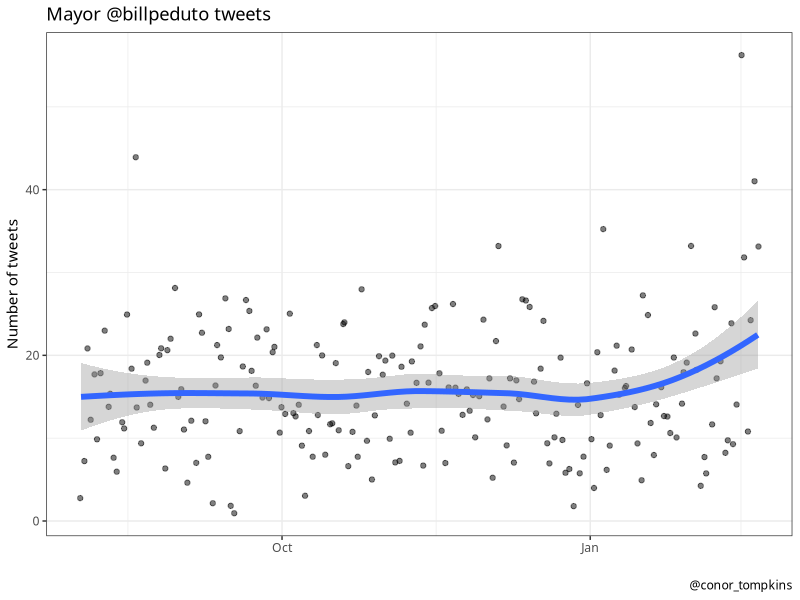
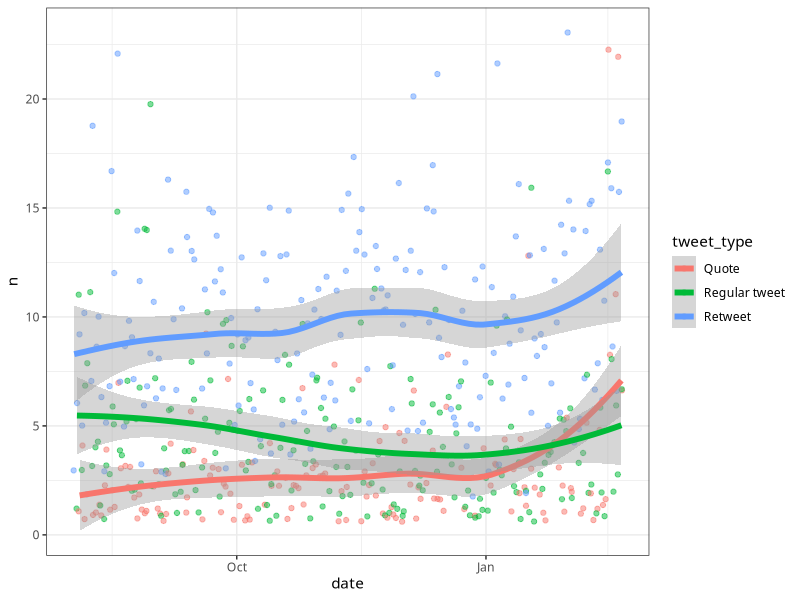
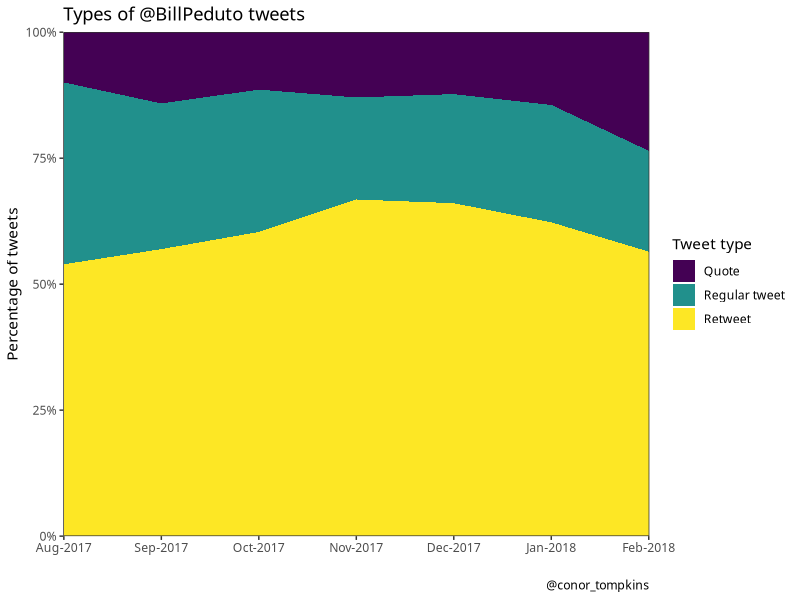
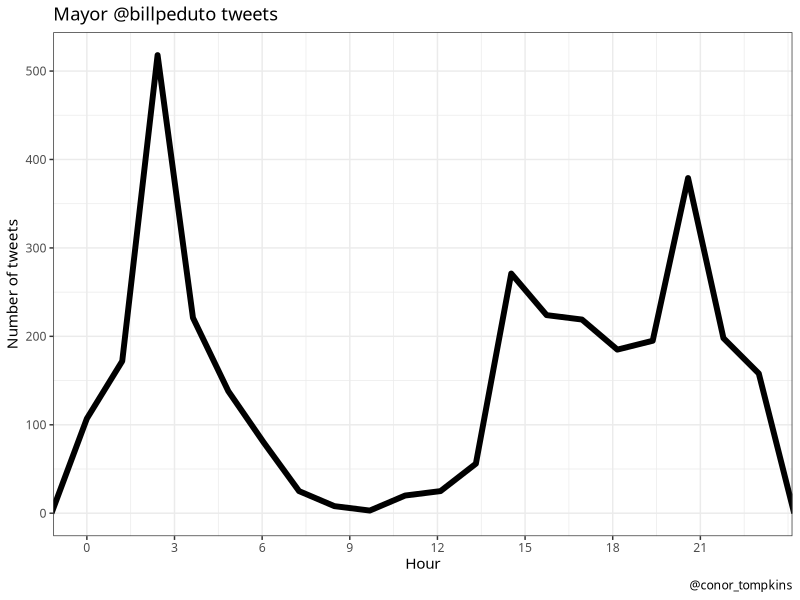
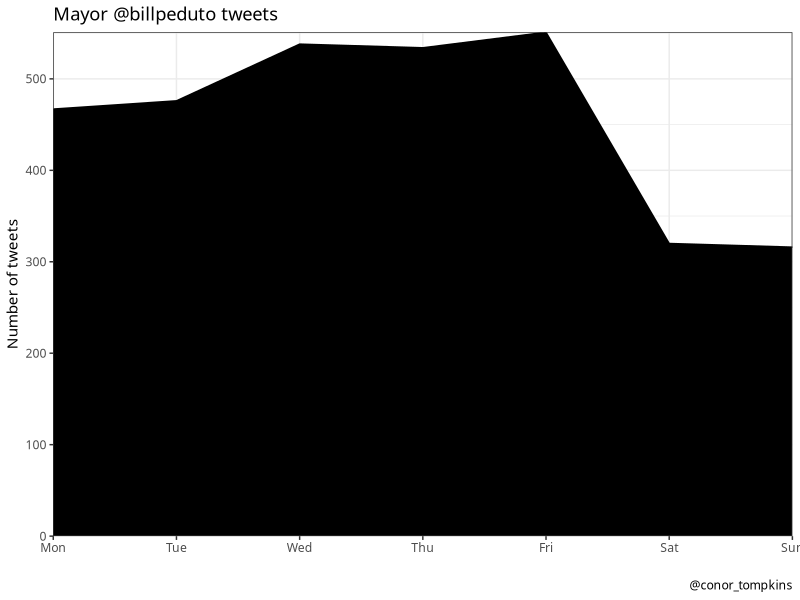
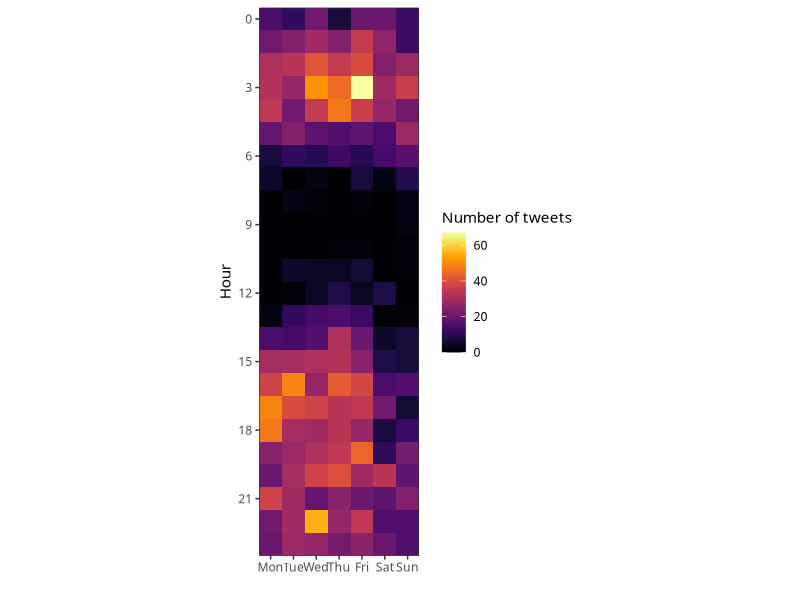
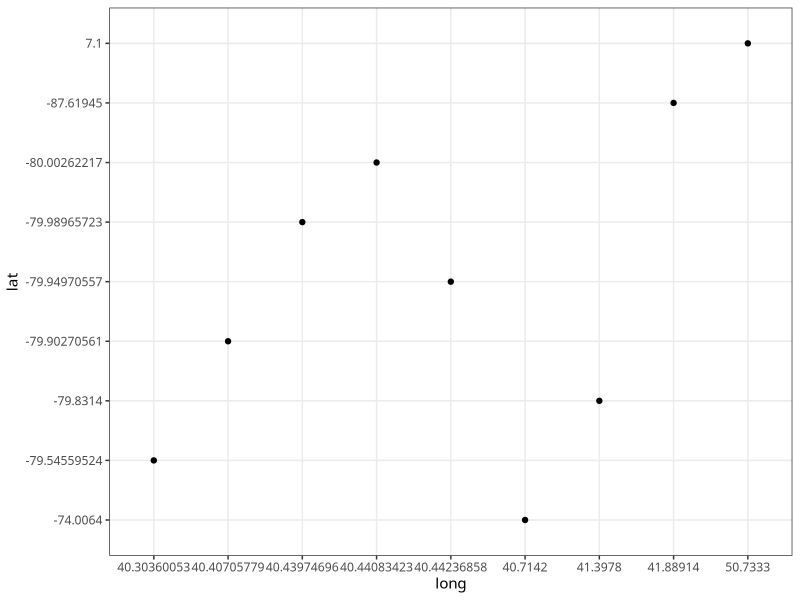
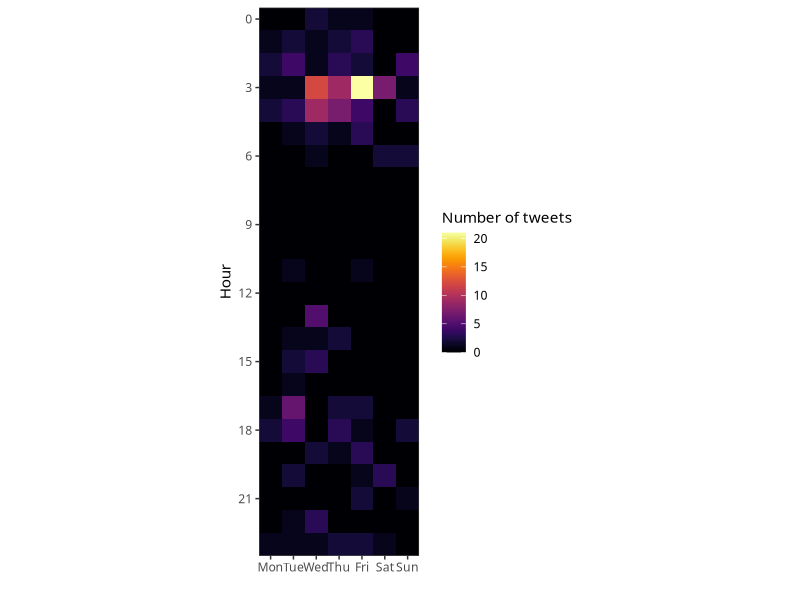

The R source for these figures, in order:
library(tidyverse)
library(lubridate)
library(viridis)
library(scales)

theme_set(theme_bw(base_family = 18))

title <- "Mayor @billpeduto tweets"
caption <- "@conor_tompkins"

df <- read_csv("data/bill_peduto_tweets.tweets.csv")

df %>% 
  arrange(created_at) %>% 
  select(status_id, created_at, source, is_quote, is_retweet, display_text_width, favorite_count, reply_to_screen_name) %>% 
  mutate(created_at = with_tz(created_at, "US/Eastern"),
         date = ymd(str_sub(created_at, 1, 10)),
         year = year(date),
         month = month(date, label = TRUE),
         week = week(date),
         wday = wday(date, label = TRUE),
         hour = hour(created_at),
         month_year = str_c(month, year, sep = "-"),
         month_year = factor(month_year, levels = unique(month_year)),
         wday = factor(wday, levels = c("Mon", "Tue", "Wed", "Thu", "Fri", "Sat", "Sun"))) -> df_bill
df_bill
#write_csv(df_bill, "data/df_billpeduto.csv")

df_bill %>% 
  count(date) %>%
  ggplot(aes(date, n)) +
  geom_jitter(alpha = .5) +
  geom_smooth(size = 2) +
  labs(title = title, 
       x = "",
       y = "Number of tweets",
       caption = caption)


df_bill %>% 
  select(date, month_year, month, week, is_retweet, is_quote) %>% 
  mutate(tweet_type = case_when(is_retweet == FALSE & is_quote == FALSE ~ "Regular tweet",
                                   is_retweet == TRUE ~ "Retweet",
                                   is_quote == TRUE ~ "Quote")) -> df_bill_tweet_types

df_bill_tweet_types

df_bill_tweet_types %>% 
  count(date, tweet_type) %>% 
  ggplot(aes(date, n, color = tweet_type)) +
  geom_jitter(alpha = .5) +
  geom_smooth(size = 2)

df_bill_tweet_types %>% 
  count(month_year, tweet_type) -> df_bill_tweet_types_month_year

df_bill_tweet_types_month_year

df_bill_tweet_types_month_year %>%  
  ggplot(aes(month_year, n, fill = tweet_type, group = tweet_type)) +
  geom_area(position = "fill") +
  scale_fill_viridis(name = "Tweet type", discrete = TRUE) +
  scale_x_discrete(expand = c(0,0)) +
  scale_y_continuous(expand = c(0,0), labels = scales::percent) +
  labs(title = "Types of @BillPeduto tweets",
       x = "",
       y = "Percentage of tweets",
       caption = caption)
  
#df_bill %>% 
#  count(date, is_quote) %>% 
#  ggplot(aes(date, n, color = is_quote)) +
#  geom_jitter(alpha = .5) +
#  geom_smooth() +
#  labs(x = "",
#       y = "Number of tweets") +
#  scale_color_discrete(name = "", labels = c("Not a quote tweet", "Quote tweet"))

#df_bill %>% 
#  count(date, is_retweet) %>% 
#  ggplot(aes(date, n, color = is_retweet)) +
#  geom_jitter(alpha = .5) +
#  geom_smooth() +
#  labs(x = "",
#       y = "Number of tweets") +
#  scale_color_discrete(name = "", labels = c("Not a retweet", "Retweet"))
  
df_bill %>% 
  ggplot(aes(hour)) +
  geom_freqpoly(bins = 20, size = 2) +
  scale_x_continuous(breaks = seq(0, 23, by = 3)) +
  coord_cartesian(xlim = c(0, 23)) +
  labs(title = title,
       x = "Hour",
       y = "Number of tweets",
       caption = caption)

#df_bill %>% 
#  ggplot(aes(hour)) +
#  geom_density() +
#  labs(x = "Hour",
#       y = "Density of tweets")

df_bill %>% 
  ggplot(aes(wday, group = 1)) +
  #geom_freqpoly(stat = "count", size = 2) +
  geom_density(stat = "count", fill = "black") +
  labs(x = "",
       y = "Number of tweets") +
  scale_y_continuous(expand = c(0,0)) +
  scale_x_discrete(expand = c(0,0)) +
  labs(title = title,
       x = "", 
       y = "Number of tweets",
       caption = caption)

df_bill %>% 
  count(wday, hour) %>% 
  complete(wday, hour = 0:23) %>% 
  replace_na(list(n = 0)) %>% 
  ggplot(aes(wday, hour, fill = n)) +
  geom_tile() +
  coord_equal() +
  scale_y_reverse(expand = c(0,0),
                  breaks = seq(0, 24, by = 3)) +
  scale_x_discrete(expand = c(0,0)) +
  scale_fill_viridis(option = 3) +
  labs(x = "",
       y = "Hour") +
  guides(fill = guide_colorbar("Number of tweets"))
  


#location
df %>% 
  select(bbox_coords) %>% 
  filter(!is.na(bbox_coords))
df %>% 
  select(geo_coords) %>% 
  filter(!is.na(geo_coords))

df %>% 
  select(geo_coords) %>% 
  filter(!is.na(geo_coords)) %>% 
  separate(geo_coords, into = c("long", "lat"), sep = " ") %>% 
  ggplot(aes(long, lat)) +
  geom_point()


#when does the mayor relpy to tweets?
df_bill %>% 
  filter(!is.na(reply_to_screen_name), is_quote == FALSE, is_retweet == FALSE) %>% 
  count(wday, hour) %>% 
  complete(wday, hour = 0:23) %>% 
  replace_na(list(n = 0)) %>% 
  ggplot(aes(wday, hour, fill = n)) +
  geom_tile() +
  coord_equal() +
  scale_y_reverse(expand = c(0,0),
                  breaks = seq(0, 24, by = 3)) +
  scale_x_discrete(expand = c(0,0)) +
  scale_fill_viridis(option = 3) +
  labs(x = "",
       y = "Hour") +
  guides(fill = guide_colorbar("Number of tweets"))

df_bill %>% 
  filter(!is.na(reply_to_screen_name), is_quote == FALSE, is_retweet == FALSE) %>% 
  count(reply_to_screen_name, sort = TRUE)
